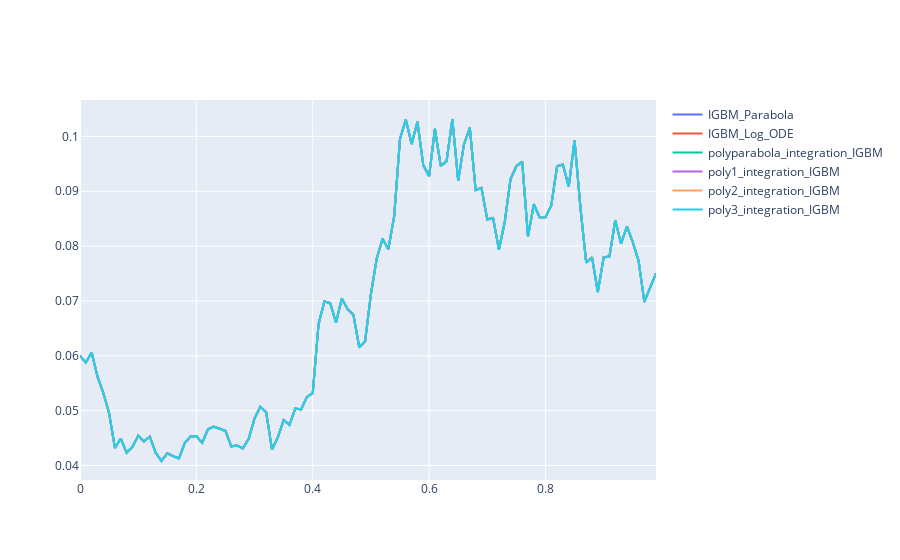

The cell this chart's notebook holds for it:
### Code cell
"""
Inhomogeneous Geometric Brownian Motion
dy_t = a(b-y_t) + sigma y_t dW_t
IGBM_Parabola: 
    Closed-form formula linking y_t to y_{t+dt}, replace W_t by Parabola_t
IGBM_Log_ODE: 
    Log ODE method
polyparabola_integration_IGBM:
    Same as the poly2_integration one but using dParabola_u = (W_1 + (6-u)H_1)du
polyn_integration_IGBM:
    Numerical scheme obtained by replacing dW_t by dW^n_t
"""
fig = go.Figure()
for path_name in ['IGBM_Parabola','IGBM_Log_ODE', 'polyparabola_integration_IGBM',
                'poly1_integration_IGBM', 'poly2_integration_IGBM', 'poly3_integration_IGBM']:
    path = paths_dic[path_name]
    fig.add_trace(go.Scatter(x=grid, y=np.array(list(map(f_map(path, 1), grid))),
                    mode='lines',
                    name=path_name))
fig.show()
